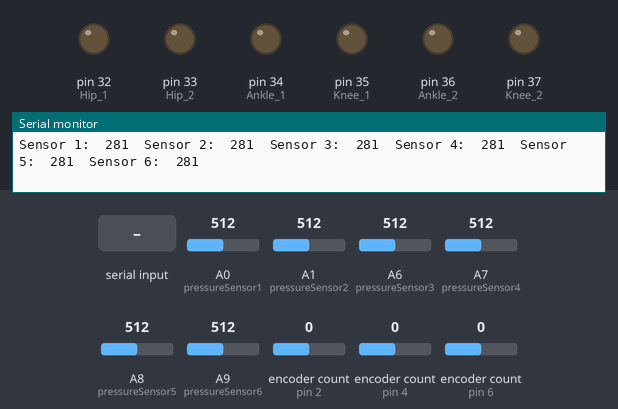
The program below on a simulated Teensy 4. Shown: output pins drawn as LEDs (lit = HIGH), the last lines printed to the serial monitor. The inputs (shaded band) are chosen by the test bench; at power-on: A0 (pressureSensor1) = 512, A1 (pressureSensor2) = 512, A6 (pressureSensor3) = 512, A7 (pressureSensor4) = 512, A8 (pressureSensor5) = 512, A9 (pressureSensor6) = 512, encoder count (sensors on pin 2, pin 4, pin 6) 0.

Above: at 1.2 s.
1.3 s: "1" received over Serial
At 1.8 s:
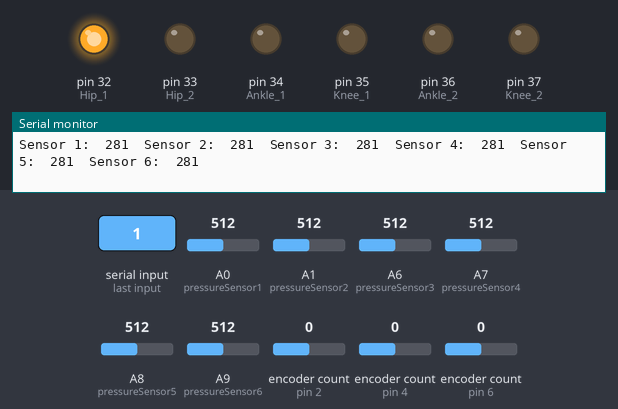
2.8 s: "0" received over Serial
At 4.1 s:
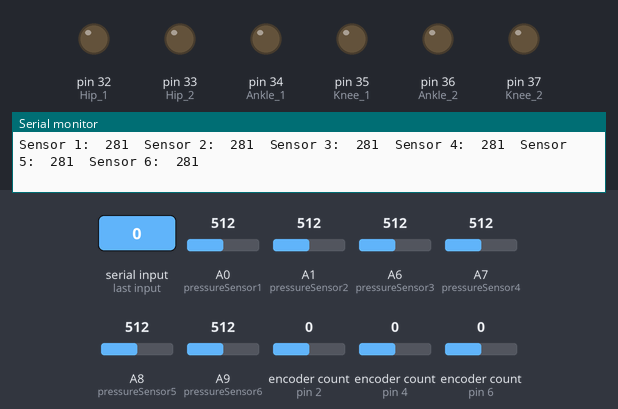
Timing chart, 0 to 5.8 s (numbered marks = the images above; inputs shaded):
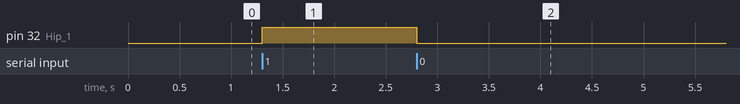

The program:

main.cpp
```cpp
#include <Arduino.h>
#include <Encoder.h>

//Create Objects
Encoder encoder1(2,3);
Encoder encoder2(4,5);
Encoder encoder3(6,7);

//Declare Variables
unsigned long previousTime = millis();
unsigned long timeInterval = 1; //1 ms
unsigned long previousTime1 = millis();
unsigned long timeInterval1 = 500; //.25

int pressureSensor1 = 14;
int pressureSensor2 = 15;
int pressureSensor3 = 20;
int pressureSensor4 = 21;
int pressureSensor5 = 22;
int pressureSensor6 = 23;

int pressureReading1;
int pressureReading2;
int pressureReading3;
int pressureReading4;
int pressureReading5;
int pressureReading6;

double positionEncoder1 = -999.0;
double positionEncoder2 = -999.0;
double positionEncoder3 = -999.0;

void setup() {
  Serial.begin(115200);

  pinMode(32, OUTPUT); //Hip 1
  pinMode(33, OUTPUT); //Hip 2
  pinMode(34, OUTPUT); //Ankle 1
  pinMode(35, OUTPUT); //Knee 1
  pinMode(36, OUTPUT); //Ankle 2
  pinMode(37, OUTPUT); //Knee 2
}

void loop() {

  //Read Keyboard Input
  if(Serial.available()) {
    char input1 = Serial.read();
    if(input1 == '1') {
      digitalWrite(32, HIGH);
    }

    else if(input1 == '0') {
      digitalWrite(32,LOW);
    }
  }

  //Read Pressure Sensors
  unsigned long currentTime = millis();

  if (currentTime - previousTime >= timeInterval) {
    pressureReading1  = 0.797*analogRead(pressureSensor1)-127;
    pressureReading2  = 0.797*analogRead(pressureSensor2)-127;
    pressureReading3  = 0.797*analogRead(pressureSensor3)-127;
    pressureReading4  = 0.797*analogRead(pressureSensor4)-127;
    pressureReading5  = 0.797*analogRead(pressureSensor5)-127;
    pressureReading6  = 0.797*analogRead(pressureSensor6)-127;
    previousTime = currentTime;
  }

  //Print Pressure Sensor Data
  if (currentTime - previousTime1 >= timeInterval1) {
    Serial.print("Sensor 1:  ");
    Serial.print(pressureReading1);
    Serial.print("\t");
    Serial.print("Sensor 2:  ");
    Serial.print(pressureReading2);
    Serial.print("\t");
    Serial.print("Sensor 3:  ");
    Serial.print(pressureReading3);
    Serial.print("\t");
    Serial.print("Sensor 4:  ");
    Serial.print(pressureReading4);
    Serial.print("\t");
    Serial.print("Sensor 5:  ");
    Serial.print(pressureReading5);
    Serial.print("\t");
    Serial.print("Sensor 6:  ");
    Serial.print(pressureReading6);
    Serial.println();

    previousTime1 = currentTime;
  }

  // Reading Encoders
  double newEncoder1;
  double newEncoder2;
  double newEncoder3;

  newEncoder1 = encoder1.read()*0.04395; //Hip position in degrees
  newEncoder2 = encoder2.read()*0.04395; //Ankle position in degrees
  newEncoder3 = encoder3.read()*0.04395; //Knee position in degrees

  if (newEncoder1 != positionEncoder1) {
    positionEncoder1 = newEncoder1;
  }
   if (newEncoder2 != positionEncoder2) {
    positionEncoder2 = newEncoder2;
  }
  if (newEncoder3 != positionEncoder3) {
    positionEncoder3 = newEncoder3;
  }

  if (currentTime - previousTime1 >= timeInterval1)
  {
    Serial.print("Hip Angle = ");
    Serial.print(positionEncoder1);
    Serial.print("\t");
    Serial.print("\t");
    Serial.print("Knee Angle = ");
    Serial.print(positionEncoder3);
    Serial.print("\t");
    Serial.print("\t");
    Serial.print("Ankle Angle = ");
    Serial.print(positionEncoder2);
    Serial.println();
    previousTime1 = currentTime;
  }

}
```

Measured:
- after the input at 1.3 s, pin 32 (Hip_1): LOW → HIGH at once
- after the input at 2.8 s, pin 32 (Hip_1): HIGH → LOW at once
